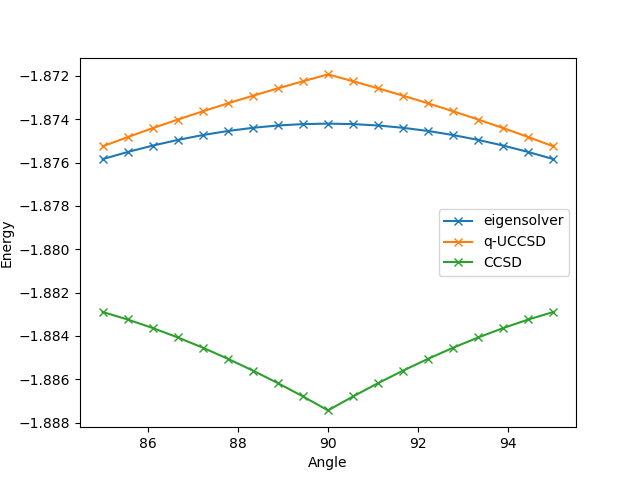

Source code (Python):
from energycalculator import *
import matplotlib.pyplot as plt

class EnergyCalculator(EnergyCalculatorBase):
    def get_geometry(self, angle):
        R = 1.738
        angle *= np.pi/180 #conversion to radians
        a = R * np.cos(angle/2)
        b = R * np.sin(angle/2)
        geometry = []
        geometry.append(("H", [ a,  b, 0.]))
        geometry.append(("H", [-a,  b, 0.]))
        geometry.append(("H", [ a, -b, 0.]))
        geometry.append(("H", [-a, -b, 0.]))
        return geometry

ecalc = EnergyCalculator()

backend = BasicAer.get_backend("statevector_simulator")
#backend = Aer.get_backend("qasm_simulator")
res=15
angles = np.linspace(85, 90, res)
angles_sym = np.linspace(85,95, 2*res-1)
exact_energies = []
ccsd_energies = []
quccsd_energies = []

### 1) Hartree Fock-energies
i = 0
diagvalues = np.zeros((len(angles), 8))
for angle in angles:
    diagvalues[i,:] = ecalc.get_onebodyintegrals_HF(angle)
    i += 1
plt.figure(figsize=(20,10), dpi=400)
plt.plot(angles, diagvalues, 'x-')
plt.savefig('H4_HF.png')

### 2) energies obtianed by exact, ccsd, and quccsd methods
for angle in angles:
    print("angle=", angle)
    print("exact energy", end=" ")
    exact_energy = ecalc.get_exact_energy(angle, backend)
    exact_energies.append(exact_energy)
    print(exact_energy)
    print("quccsd energy", end=" ")
    quccsd_energy = ecalc.get_quccsd_energy(angle, backend)
    quccsd_energies.append(quccsd_energy)
    print(quccsd_energy)
    print("ccsd energy", end=" ")
    ccsd_energy = ecalc.get_ccsd_energy(angle)
    ccsd_energies.append(ccsd_energy)
    print(ccsd_energy)
    print()

### 3) use symmetry around 90 degrees
for i in range(res-1):
    exact_energies.append(exact_energies[res-i-2])
    quccsd_energies.append(quccsd_energies[res-i-2])
    ccsd_energies.append(ccsd_energies[res-i-2])
    
plt.clf()
plt.plot(angles_sym, exact_energies, 'o-', label="eigensolver")
plt.plot(angles_sym, quccsd_energies, 'x-',label="q-UCCSD")
plt.plot(angles_sym, ccsd_energies, 's-',label="CCSD")
plt.xlabel('Angle')
plt.ylabel('Energy')
plt.legend()
plt.savefig('H4.png')

plt.clf()
plt.plot(angles_sym, np.array(exact_energies)-np.array(ccsd_energies), 's-',label="CCSD")
plt.plot(angles_sym, np.array(exact_energies)-np.array(quccsd_energies), 'x-', label="quccsd")
plt.xlabel('Interatomic distance (Angstrom)')
plt.ylabel('Energy distance to exact solution')
plt.legend()
plt.savefig('H4diff.png')

